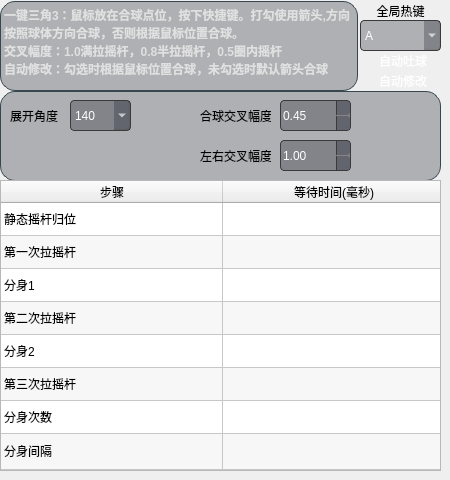
    <widget class="QWidget" name="page_5">
     <widget class="QTableWidget" name="tableWidget_3">
      <property name="enabled">
       <bool>true</bool>
      </property>
      <property name="geometry">
       <rect>
        <x>0</x>
        <y>180</y>
        <width>441</width>
        <height>291</height>
       </rect>
      </property>
      <property name="sizePolicy">
       <sizepolicy hsizetype="Fixed" vsizetype="Fixed">
        <horstretch>0</horstretch>
        <verstretch>0</verstretch>
       </sizepolicy>
      </property>
      <property name="minimumSize">
       <size>
        <width>0</width>
        <height>0</height>
       </size>
      </property>
      <property name="maximumSize">
       <size>
        <width>591</width>
        <height>381</height>
       </size>
      </property>
      <property name="focusPolicy">
       <enum>Qt::FocusPolicy::ClickFocus</enum>
      </property>
      <property name="frameShape">
       <enum>QFrame::Shape::StyledPanel</enum>
      </property>
      <property name="lineWidth">
       <number>1</number>
      </property>
      <property name="midLineWidth">
       <number>0</number>
      </property>
      <property name="verticalScrollBarPolicy">
       <enum>Qt::ScrollBarPolicy::ScrollBarAlwaysOff</enum>
      </property>
      <property name="horizontalScrollBarPolicy">
       <enum>Qt::ScrollBarPolicy::ScrollBarAlwaysOff</enum>
      </property>
      <property name="autoScroll">
       <bool>false</bool>
      </property>
      <property name="dragDropOverwriteMode">
       <bool>true</bool>
      </property>
      <property name="alternatingRowColors">
       <bool>true</bool>
      </property>
      <property name="verticalScrollMode">
       <enum>QAbstractItemView::ScrollMode::ScrollPerItem</enum>
      </property>
      <property name="updateThreshold">
       <number>200</number>
      </property>
      <property name="showGrid">
       <bool>true</bool>
      </property>
      <property name="gridStyle">
       <enum>Qt::PenStyle::SolidLine</enum>
      </property>
      <property name="sortingEnabled">
       <bool>false</bool>
      </property>
      <property name="cornerButtonEnabled">
       <bool>true</bool>
      </property>
      <property name="rowCount">
       <number>8</number>
      </property>
      <attribute name="horizontalHeaderVisible">
       <bool>true</bool>
      </attribute>
      <attribute name="horizontalHeaderCascadingSectionResizes">
       <bool>false</bool>
      </attribute>
      <attribute name="horizontalHeaderMinimumSectionSize">
       <number>24</number>
      </attribute>
      <attribute name="horizontalHeaderDefaultSectionSize">
       <number>222</number>
      </attribute>
      <attribute name="horizontalHeaderHighlightSections">
       <bool>true</bool>
      </attribute>
      <attribute name="horizontalHeaderShowSortIndicator" stdset="0">
       <bool>false</bool>
      </attribute>
      <attribute name="horizontalHeaderStretchLastSection">
       <bool>false</bool>
      </attribute>
      <attribute name="verticalHeaderVisible">
       <bool>false</bool>
      </attribute>
      <attribute name="verticalHeaderCascadingSectionResizes">
       <bool>false</bool>
      </attribute>
      <attribute name="verticalHeaderMinimumSectionSize">
       <number>23</number>
      </attribute>
      <attribute name="verticalHeaderDefaultSectionSize">
       <number>33</number>
      </attribute>
      <attribute name="verticalHeaderHighlightSections">
       <bool>false</bool>
      </attribute>
      <attribute name="verticalHeaderShowSortIndicator" stdset="0">
       <bool>false</bool>
      </attribute>
      <attribute name="verticalHeaderStretchLastSection">
       <bool>true</bool>
      </attribute>
      <row/>
      <row/>
      <row/>
      <row/>
      <row/>
      <row/>
      <row/>
      <row/>
      <column>
       <property name="text">
        <string>步骤</string>
       </property>
       <property name="background">
        <color>
         <red>69</red>
         <green>83</green>
         <blue>100</blue>
        </color>
       </property>
      </column>
      <column>
       <property name="text">
        <string>等待时间(毫秒)</string>
       </property>
       <property name="background">
        <color>
         <red>69</red>
         <green>83</green>
         <blue>100</blue>
        </color>
       </property>
      </column>
      <item row="0" column="0">
       <property name="text">
        <string>静态摇杆归位</string>
       </property>
       <property name="flags">
        <set>ItemIsEnabled</set>
       </property>
      </item>
      <item row="1" column="0">
       <property name="text">
        <string>第一次拉摇杆</string>
       </property>
       <property name="flags">
        <set>ItemIsEnabled</set>
       </property>
      </item>
      <item row="2" column="0">
       <property name="text">
        <string>分身1</string>
       </property>
       <property name="flags">
        <set>ItemIsEnabled</set>
       </property>
      </item>
      <item row="3" column="0">
       <property name="text">
        <string>第二次拉摇杆</string>
       </property>
       <property name="flags">
        <set>ItemIsEnabled</set>
       </property>
      </item>
      <item row="4" column="0">
       <property name="text">
        <string>分身2</string>
       </property>
       <property name="flags">
        <set>ItemIsEnabled</set>
       </property>
      </item>
      <item row="5" column="0">
       <property name="text">
        <string>第三次拉摇杆</string>
       </property>
       <property name="flags">
        <set>ItemIsEnabled</set>
       </property>
      </item>
      <item row="6" column="0">
       <property name="text">
        <string>分身次数</string>
       </property>
       <property name="flags">
        <set>ItemIsEnabled</set>
       </property>
      </item>
      <item row="7" column="0">
       <property name="text">
        <string>分身间隔</string>
       </property>
       <property name="flags">
        <set>ItemIsEnabled</set>
       </property>
      </item>
     </widget>
     <widget class="QLabel" name="label_109">
      <property name="geometry">
       <rect>
        <x>0</x>
        <y>0</y>
        <width>358</width>
        <height>91</height>
       </rect>
      </property>
      <property name="styleSheet">
       <string notr="true">font-weight: bold;
    border: 1px solid #37474F;
    border-radius: 4px;
    margin-top: 1px;
    padding-top: 1px;
    background-color: rgba(23, 28, 40,0.3);
    color: #E0E0E0;
    font-size: 12px;
border-radius: 15px;</string>
      </property>
      <property name="text">
       <string>一键三角3：鼠标放在合球点位，按下快捷键。打勾使用箭头,方向按照球体方向合球，否则根据鼠标位置合球。  
交叉幅度：1.0满拉摇杆，0.8半拉摇杆，0.5圈内摇杆  
自动修改：勾选时根据鼠标位置合球，未勾选时默认箭头合球 </string>
      </property>
      <property name="textFormat">
       <enum>Qt::TextFormat::PlainText</enum>
      </property>
      <property name="alignment">
       <set>Qt::AlignmentFlag::AlignLeading|Qt::AlignmentFlag::AlignLeft|Qt::AlignmentFlag::AlignTop</set>
      </property>
      <property name="wordWrap">
       <bool>true</bool>
      </property>
     </widget>
     <widget class="QDoubleSpinBox" name="doubleSpinBox_21">
      <property name="geometry">
       <rect>
        <x>280</x>
        <y>140</y>
        <width>71</width>
        <height>31</height>
       </rect>
      </property>
      <property name="styleSheet">
       <string notr="true">/* 深色模式 QDoubleSpinBox 美化 */
QDoubleSpinBox {
	 border: 1px solid #37474F;
    background-color: rgba(23, 28, 40,0.3);
    color: #FFFFFF;                 /* 白色文字 */
    border: 1px solid #3A3A3A;      /* 中灰色边框 */
    border-radius: 4px;             /* 圆角 */
    font: 10pt &quot;Microsoft YaHei UI&quot;; /* 微软雅黑字体 */
   /*selection-background-color: #19232D; /* 选中文本背景-主色调 */
    selection-color: white;         /* 选中文本颜色 */
}


/* 上下按钮区域 */
QDoubleSpinBox::up-button, QDoubleSpinBox::down-button {
   background-color: rgba(23, 28, 40,0.3);      /* 按钮背景 */
    border-left: 1px solid #3A3A3A; /* 左侧分隔线 */
    width: 13px;                   /* 按钮宽度 */
   border-top-right-radius: 3px;   /* 右上圆角 */
    border-bottom-right-radius: 3px;/* 右下圆角 */
}

/* 按钮悬停效果 */
QDoubleSpinBox::up-button:hover, QDoubleSpinBox::down-button:hover {
    background-color: rgb(66, 79, 95);      /* 悬停变亮 */
}

/* 按钮按下效果 */
QDoubleSpinBox::up-button:pressed, QDoubleSpinBox::down-button:pressed {
    background-color: rgb(66, 79, 95);     /* 按下变暗 */
}

/* 上下箭头图标 */
QDoubleSpinBox::up-arrow {
    image: url(:/D:/drop-up.svg); /* 浅色上箭头 */
    width: 12px;
    height: 12px;
}

QDoubleSpinBox::down-arrow {
    image: url(:/D:/drop-down.svg); /* 浅色下箭头 */
    width: 12px;
    height: 12px;
}

/* 禁用状态 */
QDoubleSpinBox:disabled {
    background-color: #1A1A1A;      /* 更暗背景 */
    color: #7A7A7A;                 /* 灰色文字 */
    border: 1px solid #2D2D2D;      /* 深灰边框 */
}

/* 鼠标悬停效果 */
QDoubleSpinBox:hover {
    border: 1px solid #4A4A4A;      /* 边框变亮 */
}
</string>
      </property>
      <property name="maximum">
       <double>1.000000000000000</double>
      </property>
      <property name="singleStep">
       <double>0.010000000000000</double>
      </property>
      <property name="value">
       <double>1.000000000000000</double>
      </property>
     </widget>
     <widget class="QComboBox" name="comboBox_10">
      <property name="geometry">
       <rect>
        <x>70</x>
        <y>100</y>
        <width>61</width>
        <height>31</height>
       </rect>
      </property>
      <property name="styleSheet">
       <string notr="true">/* 深色模式 QDoubleSpinBox 美化 */
QComboBox {
   background-color: rgba(23, 28, 40,0.3);     /* 深灰背景 */
    color: #FFFFFF;                 /* 白色文字 */
    border: 1px solid #3A3A3A;      /* 中灰色边框 */
    border-radius: 4px;             /* 圆角 */
	font:10pt &quot;Segoe UI&quot;;
    selection-color: white;         /* 选中文本颜色 */
}

QComboBox::drop-down {
	padding:7px 3px;
    image: url(:/D:/drop-down.svg); /* 浅色下箭头 */
    width: 15px;
    height: 15px;
}

/* 禁用状态 */
QComboBox:disabled {
    background-color: #1A1A1A;      /* 更暗背景 */
    color: #7A7A7A;                 /* 灰色文字 */
    border: 1px solid #2D2D2D;      /* 深灰边框 */
}

/* 鼠标悬停效果 */
QComboBox:hover {
    border: 1px solid #4A4A4A;      /* 边框变亮 */
}
</string>
      </property>
      <item>
       <property name="text">
        <string>140</string>
       </property>
      </item>
      <item>
       <property name="text">
        <string>150</string>
       </property>
      </item>
      <item>
       <property name="text">
        <string>160</string>
       </property>
      </item>
      <item>
       <property name="text">
        <string>170</string>
       </property>
      </item>
      <item>
       <property name="text">
        <string>180</string>
       </property>
      </item>
      <item>
       <property name="text">
        <string>190</string>
       </property>
      </item>
      <item>
       <property name="text">
        <string>200</string>
       </property>
      </item>
      <item>
       <property name="text">
        <string>210</string>
       </property>
      </item>
      <item>
       <property name="text">
        <string>220</string>
       </property>
      </item>
     </widget>
     <widget class="QLabel" name="label_23">
      <property name="geometry">
       <rect>
        <x>200</x>
        <y>140</y>
        <width>71</width>
        <height>31</height>
       </rect>
      </property>
      <property name="styleSheet">
       <string notr="true">background-color: transparent;</string>
      </property>
      <property name="text">
       <string>左右交叉幅度</string>
      </property>
     </widget>
     <widget class="QLabel" name="label_22">
      <property name="geometry">
       <rect>
        <x>10</x>
        <y>100</y>
        <width>51</width>
        <height>31</height>
       </rect>
      </property>
      <property name="styleSheet">
       <string notr="true">background-color: transparent;</string>
      </property>
      <property name="text">
       <string>展开角度</string>
      </property>
     </widget>
     <widget class="QDoubleSpinBox" name="doubleSpinBox_20">
      <property name="geometry">
       <rect>
        <x>280</x>
        <y>100</y>
        <width>71</width>
        <height>31</height>
       </rect>
      </property>
      <property name="styleSheet">
       <string notr="true">/* 深色模式 QDoubleSpinBox 美化 */
QDoubleSpinBox {
	 border: 1px solid #37474F;
    background-color: rgba(23, 28, 40,0.3);
    color: #FFFFFF;                 /* 白色文字 */
    border: 1px solid #3A3A3A;      /* 中灰色边框 */
    border-radius: 4px;             /* 圆角 */
    font: 10pt &quot;Microsoft YaHei UI&quot;; /* 微软雅黑字体 */
   /*selection-background-color: #19232D; /* 选中文本背景-主色调 */
    selection-color: white;         /* 选中文本颜色 */
}


/* 上下按钮区域 */
QDoubleSpinBox::up-button, QDoubleSpinBox::down-button {
   background-color: rgba(23, 28, 40,0.3);      /* 按钮背景 */
    border-left: 1px solid #3A3A3A; /* 左侧分隔线 */
    width: 13px;                   /* 按钮宽度 */
   border-top-right-radius: 3px;   /* 右上圆角 */
    border-bottom-right-radius: 3px;/* 右下圆角 */
}

/* 按钮悬停效果 */
QDoubleSpinBox::up-button:hover, QDoubleSpinBox::down-button:hover {
    background-color: rgb(66, 79, 95);      /* 悬停变亮 */
}

/* 按钮按下效果 */
QDoubleSpinBox::up-button:pressed, QDoubleSpinBox::down-button:pressed {
    background-color: rgb(66, 79, 95);     /* 按下变暗 */
}

/* 上下箭头图标 */
QDoubleSpinBox::up-arrow {
    image: url(:/D:/drop-up.svg); /* 浅色上箭头 */
    width: 12px;
    height: 12px;
}

QDoubleSpinBox::down-arrow {
    image: url(:/D:/drop-down.svg); /* 浅色下箭头 */
    width: 12px;
    height: 12px;
}

/* 禁用状态 */
QDoubleSpinBox:disabled {
    background-color: #1A1A1A;      /* 更暗背景 */
    color: #7A7A7A;                 /* 灰色文字 */
    border: 1px solid #2D2D2D;      /* 深灰边框 */
}

/* 鼠标悬停效果 */
QDoubleSpinBox:hover {
    border: 1px solid #4A4A4A;      /* 边框变亮 */
}
</string>
      </property>
      <property name="maximum">
       <double>1.000000000000000</double>
      </property>
      <property name="singleStep">
       <double>0.010000000000000</double>
      </property>
      <property name="value">
       <double>0.450000000000000</double>
      </property>
     </widget>
     <widget class="QLabel" name="label_21">
      <property name="geometry">
       <rect>
        <x>200</x>
        <y>100</y>
        <width>71</width>
        <height>31</height>
       </rect>
      </property>
      <property name="styleSheet">
       <string notr="true">background-color: transparent;</string>
      </property>
      <property name="text">
       <string>合球交叉幅度</string>
      </property>
     </widget>
     <widget class="QLabel" name="label_110">
      <property name="geometry">
       <rect>
        <x>0</x>
        <y>90</y>
        <width>441</width>
        <height>91</height>
       </rect>
      </property>
      <property name="styleSheet">
       <string notr="true">font-weight: bold;
    border: 1px solid #37474F;
    border-radius: 4px;
    margin-top: 1px;
    padding-top: 1px;
    background-color: rgba(23, 28, 40,0.3);
    color: #E0E0E0;
    font-size: 12px;
border-radius: 15px;</string>
      </property>
      <property name="text">
       <string/>
      </property>
     </widget>
     <widget class="QLabel" name="label_20">
      <property name="geometry">
       <rect>
        <x>360</x>
        <y>0</y>
        <width>81</width>
        <height>21</height>
       </rect>
      </property>
      <property name="text">
       <string>全局热键</string>
      </property>
      <property name="alignment">
       <set>Qt::AlignmentFlag::AlignCenter</set>
      </property>
     </widget>
     <widget class="QCheckBox" name="checkBox_25">
      <property name="geometry">
       <rect>
        <x>360</x>
        <y>70</y>
        <width>81</width>
        <height>21</height>
       </rect>
      </property>
      <property name="styleSheet">
       <string notr="true">QCheckBox{
	background-color: transparent;
color:white;
}
QCheckBox::indicator:unchecked{
border-image: url(:/D:/复选框-未选.svg);
Width:20px;
Height:20px;
}
QCheckBox::indicator:checked{
border-image: url(:/D:/复选选中 (1).svg);
Width:20px;
Height:20px;
}</string>
      </property>
      <property name="text">
       <string>自动修改</string>
      </property>
     </widget>
     <widget class="QComboBox" name="comboBox_9">
      <property name="geometry">
       <rect>
        <x>360</x>
        <y>20</y>
        <width>81</width>
        <height>31</height>
       </rect>
      </property>
      <property name="sizePolicy">
       <sizepolicy hsizetype="Preferred" vsizetype="Fixed">
        <horstretch>0</horstretch>
        <verstretch>0</verstretch>
       </sizepolicy>
      </property>
      <property name="styleSheet">
       <string notr="true">/* 深色模式 QDoubleSpinBox 美化 */
QComboBox {
   background-color: rgba(23, 28, 40,0.3);     /* 深灰背景 */
    color: #FFFFFF;                 /* 白色文字 */
    border: 1px solid #3A3A3A;      /* 中灰色边框 */
    border-radius: 4px;             /* 圆角 */
	font:10pt &quot;Segoe UI&quot;;
    selection-color: white;         /* 选中文本颜色 */
}

QComboBox::drop-down {
	padding:7px 3px;
    image: url(:/D:/drop-down.svg); /* 浅色下箭头 */
    width: 15px;
    height: 15px;
}

/* 禁用状态 */
QComboBox:disabled {
    background-color: #1A1A1A;      /* 更暗背景 */
    color: #7A7A7A;                 /* 灰色文字 */
    border: 1px solid #2D2D2D;      /* 深灰边框 */
}

/* 鼠标悬停效果 */
QComboBox:hover {
    border: 1px solid #4A4A4A;      /* 边框变亮 */
}
</string>
      </property>
      <property name="frame">
       <bool>true</bool>
      </property>
      <item>
       <property name="text">
        <string>A</string>
       </property>
      </item>
      <item>
       <property name="text">
        <string>B</string>
       </property>
      </item>
      <item>
       <property name="text">
        <string>C</string>
       </property>
      </item>
      <item>
       <property name="text">
        <string>D</string>
       </property>
      </item>
      <item>
       <property name="text">
        <string>E</string>
       </property>
      </item>
      <item>
       <property name="text">
        <string>F</string>
       </property>
      </item>
      <item>
       <property name="text">
        <string>G</string>
       </property>
      </item>
      <item>
       <property name="text">
        <string>H</string>
       </property>
      </item>
      <item>
       <property name="text">
        <string>I</string>
       </property>
      </item>
      <item>
       <property name="text">
        <string>J</string>
       </property>
      </item>
      <item>
       <property name="text">
        <string>K</string>
       </property>
      </item>
      <item>
       <property name="text">
        <string>L</string>
       </property>
      </item>
      <item>
       <property name="text">
        <string>M</string>
       </property>
      </item>
      <item>
       <property name="text">
        <string>N</string>
       </property>
      </item>
      <item>
       <property name="text">
        <string>O</string>
       </property>
      </item>
      <item>
       <property name="text">
        <string>P</string>
       </property>
      </item>
      <item>
       <property name="text">
        <string>Q</string>
       </property>
      </item>
      <item>
       <property name="text">
        <string>R</string>
       </property>
      </item>
      <item>
       <property name="text">
        <string>S</string>
       </property>
      </item>
      <item>
       <property name="text">
        <string>T</string>
       </property>
      </item>
      <item>
       <property name="text">
        <string>U</string>
       </property>
      </item>
      <item>
       <property name="text">
        <string>V</string>
       </property>
      </item>
      <item>
       <property name="text">
        <string>W</string>
       </property>
      </item>
      <item>
       <property name="text">
        <string>X</string>
       </property>
      </item>
      <item>
       <property name="text">
        <string>Y</string>
       </property>
      </item>
      <item>
       <property name="text">
        <string>Z</string>
       </property>
      </item>
      <item>
       <property name="text">
        <string>1</string>
       </property>
      </item>
      <item>
       <property name="text">
        <string>2</string>
       </property>
      </item>
      <item>
       <property name="text">
        <string>3</string>
       </property>
      </item>
      <item>
       <property name="text">
        <string>4</string>
       </property>
      </item>
      <item>
       <property name="text">
        <string>5</string>
       </property>
      </item>
      <item>
       <property name="text">
        <string>6</string>
       </property>
      </item>
      <item>
       <property name="text">
        <string>7</string>
       </property>
      </item>
      <item>
       <property name="text">
        <string>8</string>
       </property>
      </item>
      <item>
       <property name="text">
        <string>9</string>
       </property>
      </item>
      <item>
       <property name="text">
        <string>0</string>
       </property>
      </item>
      <item>
       <property name="text">
        <string>空格</string>
       </property>
      </item>
      <item>
       <property name="text">
        <string>~</string>
       </property>
      </item>
     </widget>
     <widget class="QCheckBox" name="checkBox_26">
      <property name="geometry">
       <rect>
        <x>360</x>
        <y>50</y>
        <width>81</width>
        <height>21</height>
       </rect>
      </property>
      <property name="styleSheet">
       <string notr="true">QCheckBox{
	background-color: transparent;
color:white;
}
QCheckBox::indicator:unchecked{
border-image: url(:/D:/复选框-未选.svg);
Width:20px;
Height:20px;
}
QCheckBox::indicator:checked{
border-image: url(:/D:/复选选中 (1).svg);
Width:20px;
Height:20px;
}</string>
      </property>
      <property name="text">
       <string>自动吐球</string>
      </property>
     </widget>
     <zorder>label_110</zorder>
     <zorder>tableWidget_3</zorder>
     <zorder>label_109</zorder>
     <zorder>doubleSpinBox_21</zorder>
     <zorder>comboBox_10</zorder>
     <zorder>label_23</zorder>
     <zorder>label_22</zorder>
     <zorder>doubleSpinBox_20</zorder>
     <zorder>label_21</zorder>
     <zorder>label_20</zorder>
     <zorder>checkBox_25</zorder>
     <zorder>comboBox_9</zorder>
     <zorder>checkBox_26</zorder>
    </widget>
